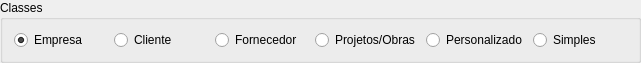
     <widget class="QGroupBox" name="groupBoxClasses">
      <property name="geometry">
       <rect>
        <x>240</x>
        <y>10</y>
        <width>641</width>
        <height>63</height>
       </rect>
      </property>
      <property name="sizePolicy">
       <sizepolicy hsizetype="Preferred" vsizetype="Fixed">
        <horstretch>0</horstretch>
        <verstretch>0</verstretch>
       </sizepolicy>
      </property>
      <property name="minimumSize">
       <size>
        <width>0</width>
        <height>63</height>
       </size>
      </property>
      <property name="maximumSize">
       <size>
        <width>16777215</width>
        <height>63</height>
       </size>
      </property>
      <property name="title">
       <string>Classes</string>
      </property>
      <layout class="QGridLayout" name="gridLayout">
       <item row="0" column="0">
        <widget class="QRadioButton" name="radioButtonEmpresa">
         <property name="text">
          <string>Empresa</string>
         </property>
         <property name="checked">
          <bool>true</bool>
         </property>
        </widget>
       </item>
       <item row="0" column="1">
        <widget class="QRadioButton" name="radioButtonCliente">
         <property name="text">
          <string>Cliente</string>
         </property>
        </widget>
       </item>
       <item row="0" column="2">
        <widget class="QRadioButton" name="radioButtonFornecedor">
         <property name="text">
          <string>Fornecedor</string>
         </property>
        </widget>
       </item>
       <item row="0" column="3">
        <widget class="QRadioButton" name="radioButtonProjetos">
         <property name="text">
          <string>Projetos/Obras</string>
         </property>
        </widget>
       </item>
       <item row="0" column="4">
        <widget class="QRadioButton" name="radioButtonOutros">
         <property name="text">
          <string>Personalizado</string>
         </property>
        </widget>
       </item>
       <item row="0" column="5">
        <widget class="QRadioButton" name="radioButtonSimples">
         <property name="text">
          <string>Simples</string>
         </property>
        </widget>
       </item>
      </layout>
     </widget>
